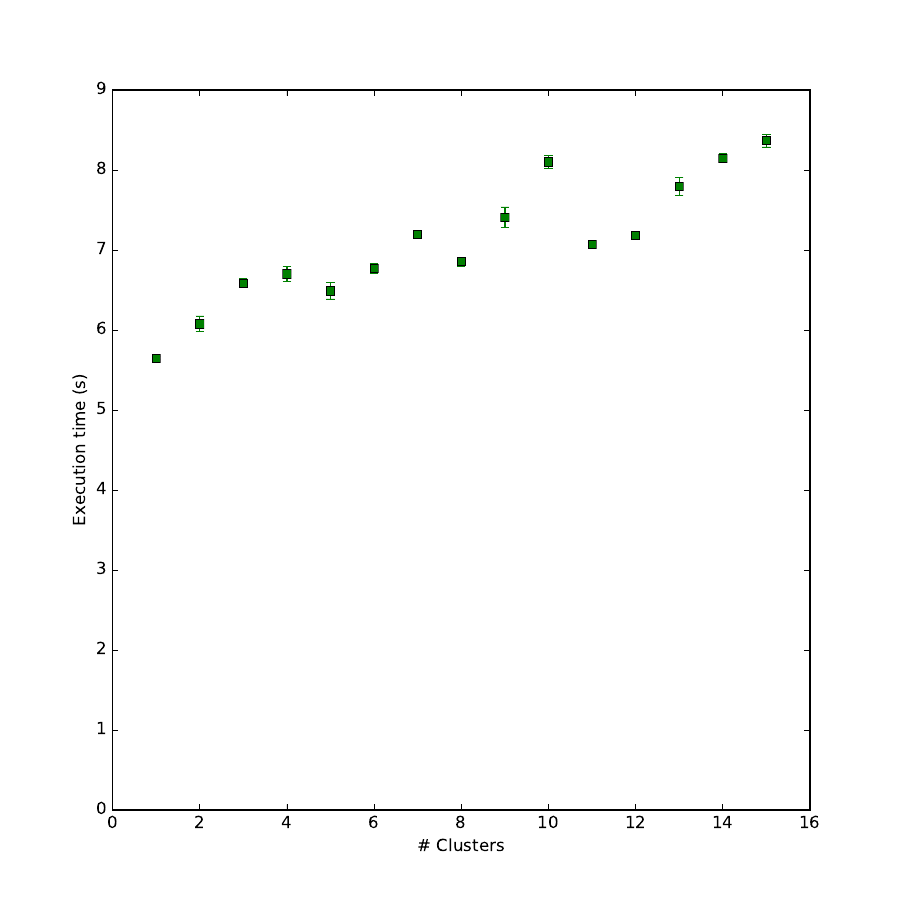

The script that saved this image:
import sys,math
import matplotlib.pyplot as plt

sizes = [1,2,3,4,5,6,7,8,9,10,11,12,13,14,15]

def mean(vect):
    sum = 0
    for i in vect:
        sum += i
    return sum/len(vect)

def variance(vect):
    m = mean(vect)
    m *= m
    ssum = 0
    for i in vect:
        ssum += i*i
    return math.sqrt(ssum/len(vect) - m)

resultTimes = []

with open(sys.argv[1], 'r')  as f:
    for line in f.readlines() :
        line = line.split(',')
        times = list(map(float, line))
        print(times)
        resultTimes.append(times)

time = []

for i in range(0, len(sizes)):
    time.append([mean(resultTimes[i]), variance(resultTimes[i])])

print(time)

fig = plt.figure(figsize=(9,9))
plt.errorbar(sizes, [i[0] for i in time], yerr=[i[1] for i in time], fmt='gs', label="")
plt.xlim([0, 16])
plt.ylim([0, 15])
plt.xlabel('# Clusters')
plt.ylabel('Execution time (s)')

fig.savefig("numClusters.pdf", format="pdf")
